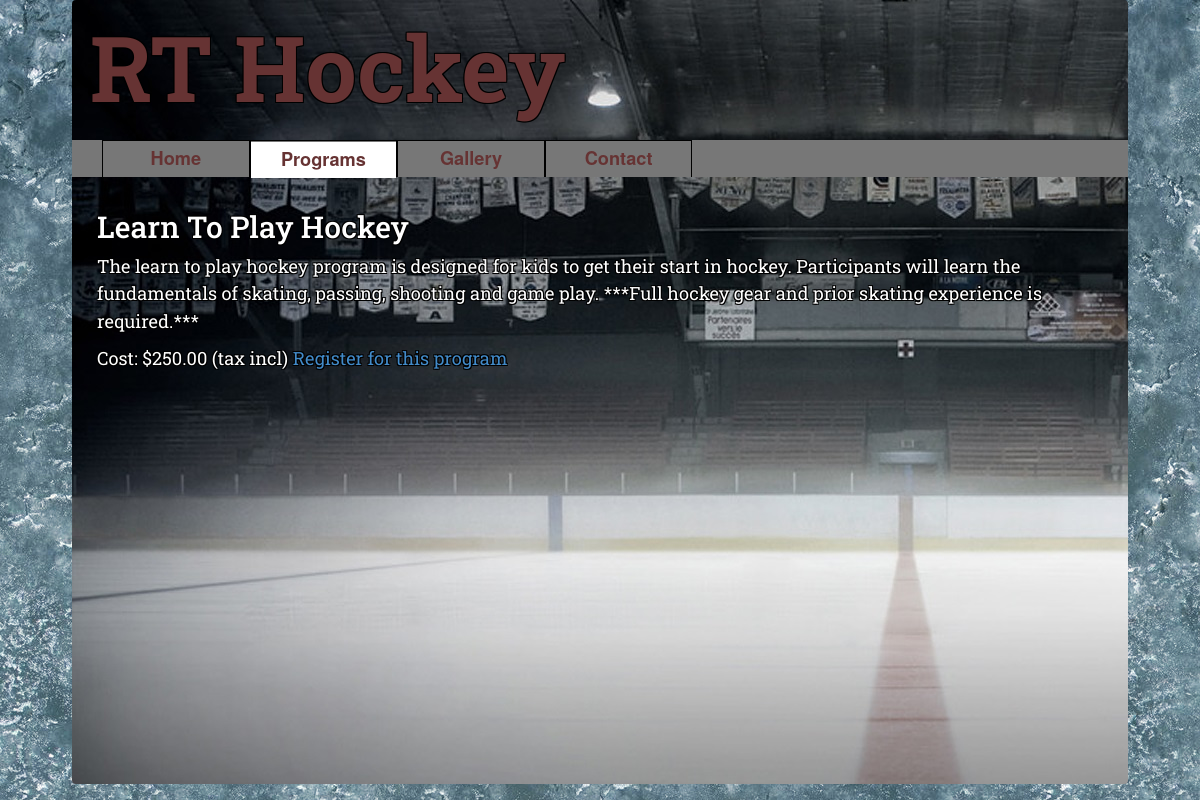
The app's page /program/7/ with its own data.
### myapp/models.py (models this page shows, shortened)
class Program(models.Model):
    title = models.CharField(max_length=100)
    description = models.TextField()
    status = models.CharField(max_length=1, choices=STATUS_CHOICES, default='d')
    create_date = models.DateTimeField(editable=False)
    modify_date = models.DateTimeField(editable=False)
    priority = models.IntegerField()
    cost = models.IntegerField()
    location = models.ForeignKey(Location)

### myapp/views.py (the view)
# urls.py: url(r'^program/(?P<program_id>\d+)/$', views.program, name='program'),
def program(request, program_id):
    try:
        program = Program.objects.get(pk=program_id)
        program_sessions_list = Session.objects.filter(program__id=program_id).order_by('start_date')
        context = {'program_sessions_list':program_sessions_list,'program':program}
    except Program.DoesNotExist:
        raise Http404("Program does not exist")
    return render(request, 'myapp/program.html', context)

### myapp/templates/myapp/program.html (shortened to what this page needs)
{% include "myapp/header.html" %}
        <div id="tabs">
        {% include "includes/tabs.html" with active_tab='tab2' %}
        </div>
    <div id="main" class="container">
        <div class="outlined_normal" id="article">
        <h2>{{ program.title }}</h2>
        <p>{{ program.description }}</p>
        <p>Cost: ${{ program.cost }}.00 (tax incl) <a href="{% url 'register_program' program.id %}">Register for this program</a></p>
        </div>
    </div>
{% include "myapp/footer.html" %}

### myapp/static/myapp/style.css (style rules this page uses)
@media (min-width:43.75em) { body { background-image:url("./ice_texture.jpg"); } }
a { color:#428bca; }
.outlined_normal { font-family: 'Roboto Slab', serif; color:white; text-shadow: -1px -1px 0 #000, 1px -1px 0 #000, -1px 1px 0 #000, 1px 1px 0 #000; }
#article { margin:10px; clear:left; }
#tabs { position:absolute; top:100px; width:100%; max-width:1680px; z-index:5; background-color:#777; }
@media (min-width: 43.75em) { #tabs { top:140px; left:6%; width:88%; } }
#main { position:absolute; top:0px; min-height:98%; width:100%; padding-top:190px; border-radius:4px; background-image: url("./rink.jpg"); background-repeat: no-repeat; }
@media (min-width: 43.75em) { #main { left:6%; width:88%; } }

### records on screen
Program: title "Learn To Play Hockey", description "The learn to play hockey program is designed for kids to get their start in hockey. Participants will learn the fundamentals of skating, passing, shooting and game play. ***Full hockey gear and prior skating experience is required.***", cost "250"
